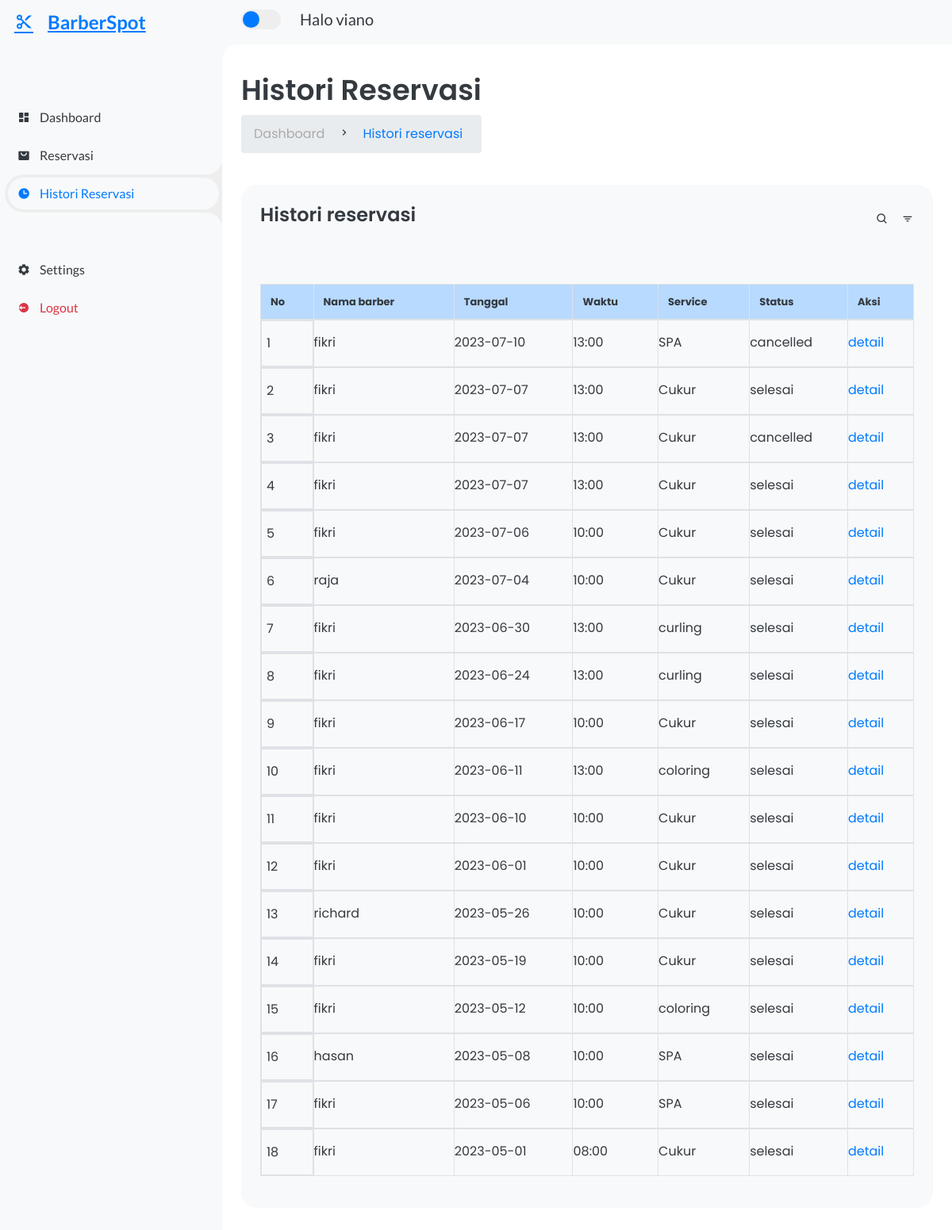
The page /histori_reservasi.php (signed in) on the database its author committed.
### tables this page shows
CREATE TABLE `pesanan` (
  `id_pesanan` int(11) NOT NULL,
  `id_customer` int(11) NOT NULL,
  `id_barber` int(11) NOT NULL,
  `id_service` int(11) NOT NULL,
  `tanggal` date NOT NULL,
  `waktu` varchar(11) NOT NULL,
  `Status` varchar(255) NOT NULL DEFAULT 'Pending',
  `order_id` int(25) NOT NULL
);

CREATE TABLE `barber` (
  `id_barber` int(11) NOT NULL,
  `id_user` int(11) NOT NULL,
  `nama` varchar(255) NOT NULL,
  `jk` varchar(255) NOT NULL,
  `no_hp` varchar(255) NOT NULL,
  `alamat` varchar(255) NOT NULL
);

CREATE TABLE `service` (
  `id_service` int(11) NOT NULL,
  `service` varchar(255) NOT NULL,
  `harga` int(11) NOT NULL,
  `keterangan` varchar(255) NOT NULL
);

### histori_reservasi.php (the view, shortened to what this page needs)
<?php
	include "conn.php";
    $ide = $_SESSION['user_id'];
	$barang = mysqli_query($kon,"SELECT * FROM users u JOIN customers c on (u.id = c.id_user) WHERE u.id=$ide");
	$barang = mysqli_fetch_array($barang);
	$id_cust = $barang['id_customer'];
?>
<!DOCTYPE html>
<html lang="en">
<head>
	<link href='https://unpkg.com/boxicons@2.0.9/css/boxicons.min.css' rel='stylesheet'>
	<link rel="stylesheet" href="css/style.css">
	<link rel="stylesheet" href="assets/css/bootstrap.min.css" />
</head>
<body>
	<section id="sidebar">
		<a href="#" class="brand">
		<i class='bx bx-cut' ></i>
			<span class="text">BarberSpot</span>
		</a>
		<ul class="side-menu top">
			<li >
				<a href="pelanggan.php">
					<i class='bx bxs-dashboard' ></i>
					<span class="text">Dashboard</span>
				</a>
			</li>
			<li>
				<a href="reservasi.php">
					<i class='bx bxs-shopping-bag-alt' ></i>
					<span class="text">Reservasi</span>
				</a>
			</li>
			<li class="active">
				<a href="histori_reservasi.php">
				<i class='bx bxs-time'></i>
					<span class="text">Histori Reservasi</span>
				</a>
			</li>
		</ul>
		<ul class="side-menu">
			<li>
				<a href="#">
					<i class='bx bxs-cog' ></i>
					<span class="text">Settings</span>
				</a>
			</li>
			<li>
				<a href="logout.php" class="logout">
					<i class='bx bxs-log-out-circle' ></i>
					<span class="text">Logout</span>
				</a>
			</li>
		</ul>
	</section>
	<section id="content">
		<nav>
			<label for="switch-mode" class="switch-mode"></label>
			<a href="#" class="profile ">
				<h5>Halo <?php echo $_SESSION['nama']; ?></h5>
			</a>
		</nav>
		<main>
			<div class="head-title">
				<div class="left">
					<h1>Histori Reservasi</h1>
					<ul class="breadcrumb">
						<li>
							<a href="pelanggan.php">Dashboard</a>
						</li>
						<li><i class='bx bx-chevron-right' ></i></li>
						<li>
							<a class="active" href="histori_reservasi.php">Histori reservasi</a>
						</li>
					</ul>
				</div>
			</div>
			<div class="table-data">
				<div class="order">
					<div class="head">
						<h3>Histori reservasi</h3>
						<i class='bx bx-search' ></i>
						<i class='bx bx-filter' ></i>
					</div>
 <tr class="table-danger">
		<br>
	<thead>
	<tr>
   <table class="my-3 table table-bordered">
		<tr class="table-primary">
		<th>No</th>
		<th>Nama barber</th>
		<th>Tanggal</th>
		<th>Waktu</th>
		<th>Service</th>
		<th>Status</th>
		<th colspan='2'>Aksi</th>
	</tr>
	</thead>
	<?php
	$sql="SELECT id_pesanan, b.nama as 'nama', p.tanggal as 'tanggal', p.waktu as 'waktu', s.service as 'service', p.Status as 'status' FROM pesanan p JOIN customers c ON(p.id_customer = c.id_customer) JOIN service s ON(p.id_service = s.id_service) JOIN barber b ON (p.id_barber=b.id_barber) WHERE p.id_customer = $id_cust AND (p.status = 'selesai' OR p.status = 'cancelled') ORDER BY p.tanggal DESC";
	$hasil=mysqli_query($kon,$sql);
	$no=0;
	while ($data = mysqli_fetch_array($hasil)) {
		$no++;
		?>
		<tbody>
		<tr>
			<td><?php echo $no;?></td>
			<td><?php echo $data["nama"]; ?></td>
			<td><?php echo $data["tanggal"];   ?></td>
			<td><?php echo $data["waktu"];   ?></td>
			<td><?php echo $data["service"];   ?></td>
			<td><?php echo $data["status"];   ?></td>
            <td>
			    <a href="detailReservasi.php?id_pesanan=<?= $data['id_pesanan']; ?>" >detail</a>
            </td>
		</tr>
		</tbody>
		<?php
	}
	?>
</div>
		</main>
	</section>
</body>
</html>

### rows shown on the page
pesanan: id_barber.nama "fikri", tanggal "2023-07-10", waktu "13:00", id_service.service "SPA", Status "cancelled"
pesanan: id_barber.nama "fikri", tanggal "2023-07-07", waktu "13:00", id_service.service "Cukur", Status "selesai"
pesanan: id_barber.nama "fikri", tanggal "2023-07-07", waktu "13:00", id_service.service "Cukur", Status "cancelled"
pesanan: id_barber.nama "fikri", tanggal "2023-07-07", waktu "13:00", id_service.service "Cukur", Status "selesai"
pesanan: id_barber.nama "fikri", tanggal "2023-07-06", waktu "10:00", id_service.service "Cukur", Status "selesai"
pesanan: id_barber.nama "raja", tanggal "2023-07-04", waktu "10:00", id_service.service "Cukur", Status "selesai"
pesanan: id_barber.nama "fikri", tanggal "2023-06-30", waktu "13:00", id_service.service "curling", Status "selesai"
pesanan: id_barber.nama "fikri", tanggal "2023-06-24", waktu "13:00", id_service.service "curling", Status "selesai"
pesanan: id_barber.nama "fikri", tanggal "2023-06-17", waktu "10:00", id_service.service "Cukur", Status "selesai"
pesanan: id_barber.nama "fikri", tanggal "2023-06-11", waktu "13:00", id_service.service "coloring", Status "selesai"
pesanan: id_barber.nama "fikri", tanggal "2023-06-10", waktu "10:00", id_service.service "Cukur", Status "selesai"
pesanan: id_barber.nama "fikri", tanggal "2023-06-01", waktu "10:00", id_service.service "Cukur", Status "selesai"
pesanan: id_barber.nama "richard", tanggal "2023-05-26", waktu "10:00", id_service.service "Cukur", Status "selesai"
pesanan: id_barber.nama "fikri", tanggal "2023-05-19", waktu "10:00", id_service.service "Cukur", Status "selesai"
pesanan: id_barber.nama "fikri", tanggal "2023-05-12", waktu "10:00", id_service.service "coloring", Status "selesai"
pesanan: id_barber.nama "hasan", tanggal "2023-05-08", waktu "10:00", id_service.service "SPA", Status "selesai"
pesanan: id_barber.nama "fikri", tanggal "2023-05-06", waktu "10:00", id_service.service "SPA", Status "selesai"
pesanan: id_barber.nama "fikri", tanggal "2023-05-01", waktu "08:00", id_service.service "Cukur", Status "selesai"

### other values the page prints
$_SESSION['nama'] "viano"
